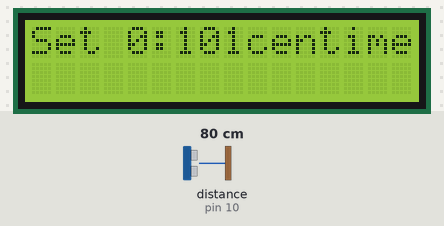
The sketch below on a simulated Arduino Uno, built with avr-gcc and run on an emulated ATmega328P. Parts: 16×2 character LCD. Wiring (inferred from the names in the program): ultrasonic range finder: trigger pin 11; echo pin 10. Inputs (shaded band) come from the test bench; at power-on: distance to the obstacle (sensor on pin 10) 80 cm. The echo pulse lasts 58.3 µs per cm; what the sketch prints to the serial monitor is not drawn.

Above: at 3.52 s.
4.3 s: distance to the obstacle (sensor on pin 10) set to 2 cm
At 5.9 s:
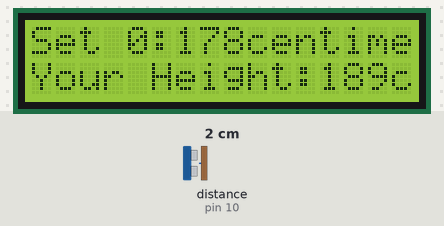
7.0 s: distance to the obstacle (sensor on pin 10) set to 4 cm
At 8.7 s:
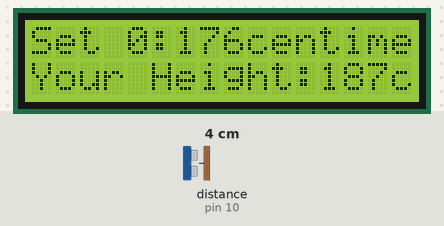
9.4 s: distance to the obstacle (sensor on pin 10) set to 9 cm
At 13.1 s:
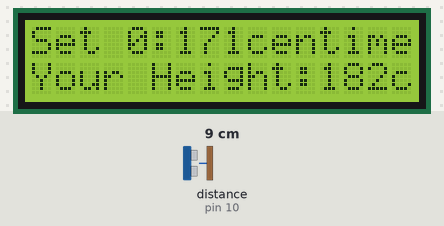
Timing chart, 0 to 14.6 s (numbered marks = the images above; inputs shaded):
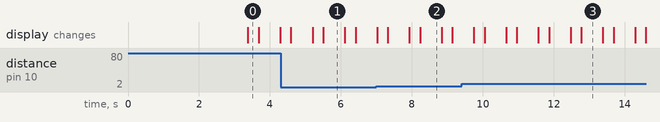

Measured:
- after the input at 4.3 s, the display: first differs from a run without the input after 0.90 s (image 1 shows a later state)
- after the input at 7.0 s, the display: first differs from a run without the input after 0.93 s (image 2 shows a later state)
- after the input at 9.4 s, the display: first changes after 0.35 s (image 3 shows a later state)
- what the display in image 1 shows lasts 0.6 s, from 5.5 s to 6.1 s

The sketch:

arduino_code.ino
```cpp
#include <LiquidCrystal.h>

//Pin numbers
LiquidCrystal lcd(6, 7, 5, 4, 3, 2);

const int trigPin = 11;
const int echoPin = 10;

long duration;
float distanceCm;
float distanceInch;
int b;

//Sound speed in cm/uS
#define SOUND_SPEED 0.034
#define CM_TO_INCH 0.393701

void setup() {
  Serial.begin(9600);
  pinMode(trigPin, OUTPUT);
  pinMode(echoPin, INPUT);

//Dimensions (width and height) of the display
  lcd.begin(16, 2);
  lcd.print("   Your Height");
  lcd.print("      Measurement");
  delay(3000);
}

void loop() {
  digitalWrite(trigPin, LOW);
  delayMicroseconds(2);
  digitalWrite(trigPin, HIGH);
  delayMicroseconds(10);
  digitalWrite(trigPin, LOW);

  duration = pulseIn(echoPin, HIGH);
  distanceCm = duration * SOUND_SPEED / 2;
  distanceInch = distanceCm * CM_TO_INCH;
  Serial.print("Distance (cm): ");
  Serial.println(distanceCm);
  Serial.print("Distance (inch): ");
  Serial.println(distanceInch);
  b = 180 - distanceCm;
  delay(300);

  lcd.clear();
  lcd.setCursor(0, 0);
  lcd.print("Set 0:");
  lcd.print(b);
  lcd.print("centimeter");
  delay(300);

  lcd.setCursor(0, 1);
  if (b < 20) {
    lcd.print("Your Height:");
    lcd.print(b);
    lcd.print("cm");
    delay(300);
  }
  else if (b >= 30 && b <= 40) {
    lcd.print("Your Height:");
    lcd.print(b + 1);
    lcd.print("cm");
    delay(300);
  }
  else if (b >= 41 && b <= 49) {
    lcd.print("Your Height:");
    lcd.print(b + 2);
    lcd.print("cm");
    delay(300);
  }
  else if (b >= 50 && b <= 60) {
    lcd.print("Your Height:");
    lcd.print(b + 3);
    lcd.print("cm");
    delay(300);
  }
  else if (b >= 61 && b <= 69) {
    lcd.print("Your Height:");
    lcd.print(b + 4);
    lcd.print("cm");
    delay(300);
  }
  else if (b >= 70 && b <= 80) {
    lcd.print("Your Height:");
    lcd.print(b + 5);
    lcd.print("cm");
    delay(300);
  }
  else if (b >= 80 && b <= 85) {
    lcd.print("Your Height:");
    lcd.print(b + 6);
    lcd.print("cm");
    delay(300);
  }
  else if (b >= 86 && b <= 90) {
    lcd.print("Your Height:");
    lcd.print(b + 7);
    lcd.print("cm");
    delay(300);
  }
  else if (b >= 91 && b <= 95) {
    lcd.print("Your Height:");
    lcd.print(b + 8);
    lcd.print("cm");
    delay(300);
  }
  else if (b >= 96 && b <= 100) {
    lcd.print("Your Height:");
    lcd.print(b + 9);
    lcd.print("cm");
    delay(300);
  }
  else if (b >= 101 && b <= 105) {
    lcd.print("Your Height:");
    lcd.print(b + 10);
    lcd.print("cm");
    delay(300);
  }
  else if (b >= 106) {
    lcd.print("Your Height:");
    lcd.print(b + 11);
    lcd.print("cm");
    delay(300);
  }
}
```
